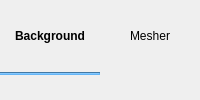
    <widget class="QWidget" name="frame" native="true">
     <property name="styleSheet">
      <string notr="true">QPushButton:hover {
    color:#64B5F6;;
    background-color: transparent;
}

QPushButton:pressed {
    color: #64B5F6;
    background-color: transparent;
}

QPushButton:checked {
    color:#64B5F6;
    background-color: transparent;
}

</string>
     </property>
     <layout class="QGridLayout" name="gridlayout_mesh_tab_btns">
      <property name="leftMargin">
       <number>0</number>
      </property>
      <property name="topMargin">
       <number>0</number>
      </property>
      <property name="rightMargin">
       <number>0</number>
      </property>
      <property name="bottomMargin">
       <number>0</number>
      </property>
      <property name="spacing">
       <number>0</number>
      </property>
      <item row="0" column="0">
       <widget class="QPushButton" name="pushbutton_mesh_uniform">
        <property name="font">
         <font>
          <weight>75</weight>
          <bold>true</bold>
         </font>
        </property>
        <property name="text">
         <string>Background</string>
        </property>
        <property name="checkable">
         <bool>false</bool>
        </property>
        <property name="checked">
         <bool>false</bool>
        </property>
        <property name="flat">
         <bool>true</bool>
        </property>
       </widget>
      </item>
      <item row="0" column="1">
       <widget class="QPushButton" name="pushbutton_mesh_mesher">
        <property name="text">
         <string>Mesher</string>
        </property>
        <property name="checkable">
         <bool>false</bool>
        </property>
        <property name="flat">
         <bool>true</bool>
        </property>
       </widget>
      </item>
      <item row="1" column="0">
       <widget class="Line" name="line_mesh">
        <property name="styleSheet">
         <string notr="true">QWidget{
  background-color: #64B5F6;
  border-color: #64B5F6;
}</string>
        </property>
        <property name="orientation">
         <enum>Qt::Horizontal</enum>
        </property>
       </widget>
      </item>
     </layout>
    </widget>
